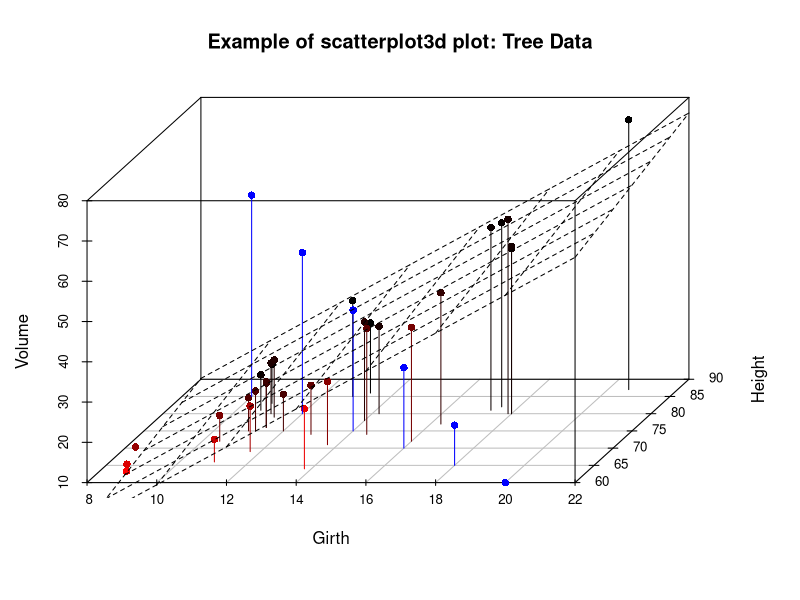
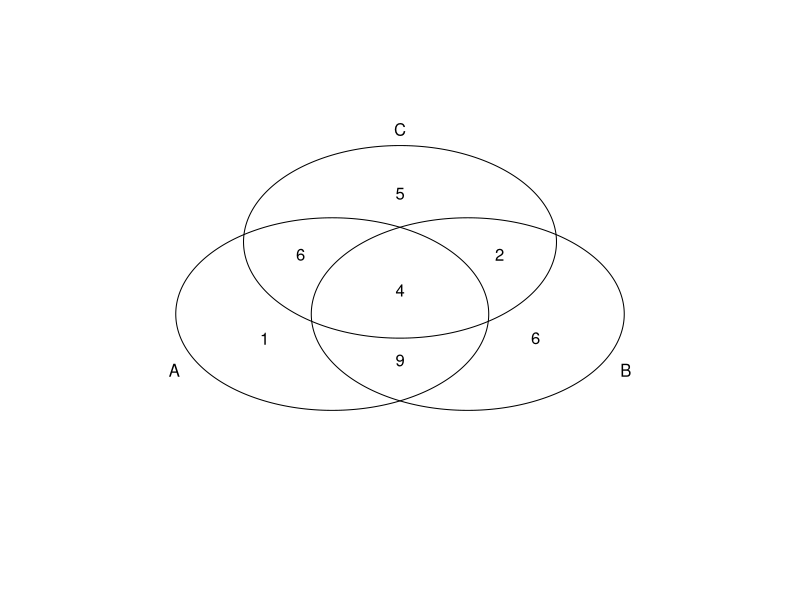
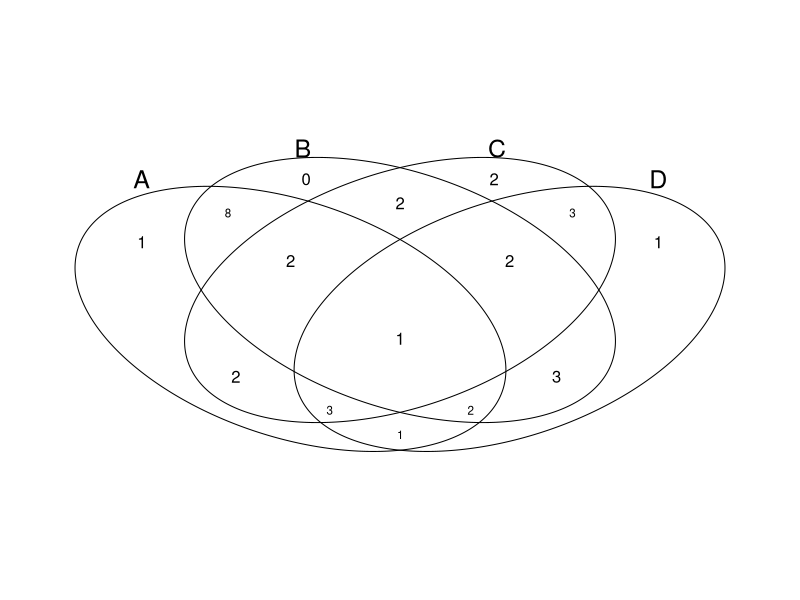
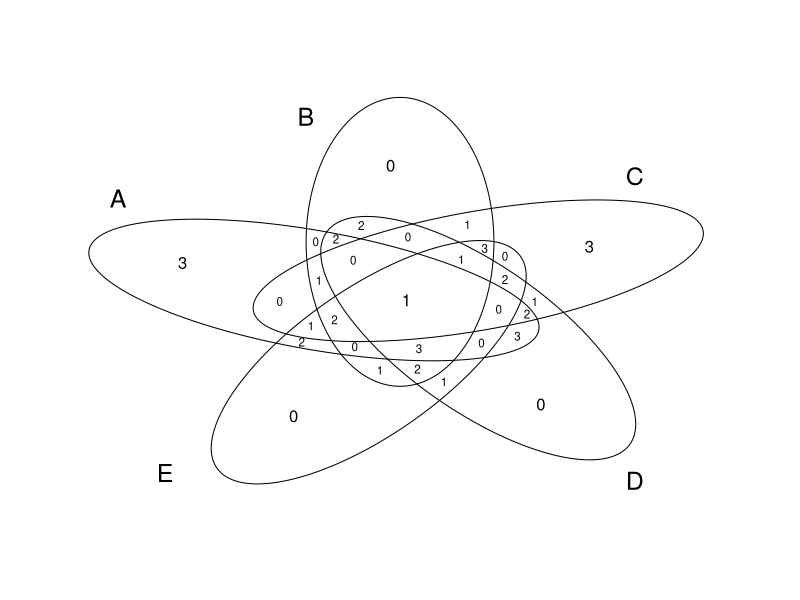
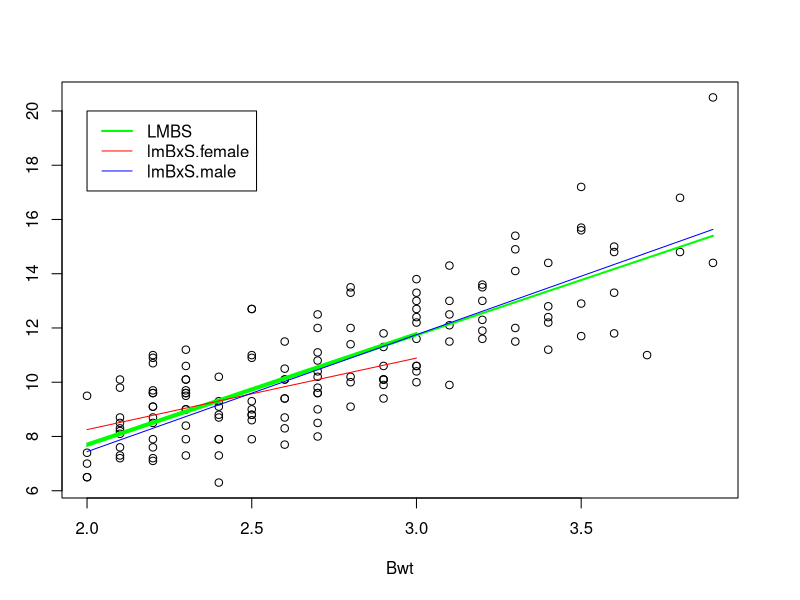
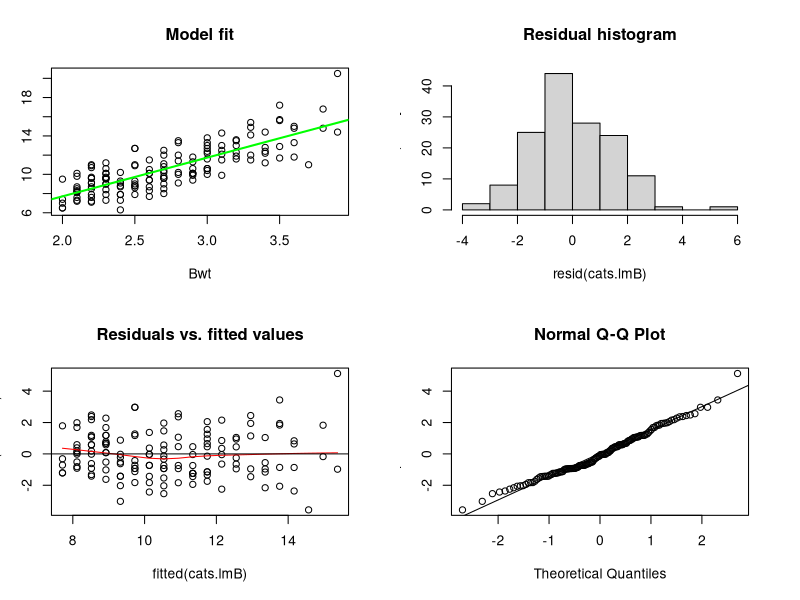
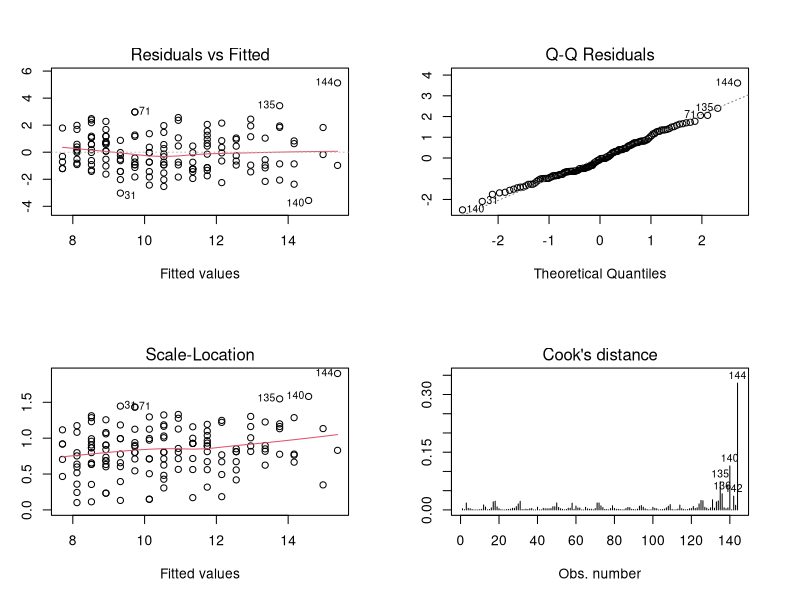
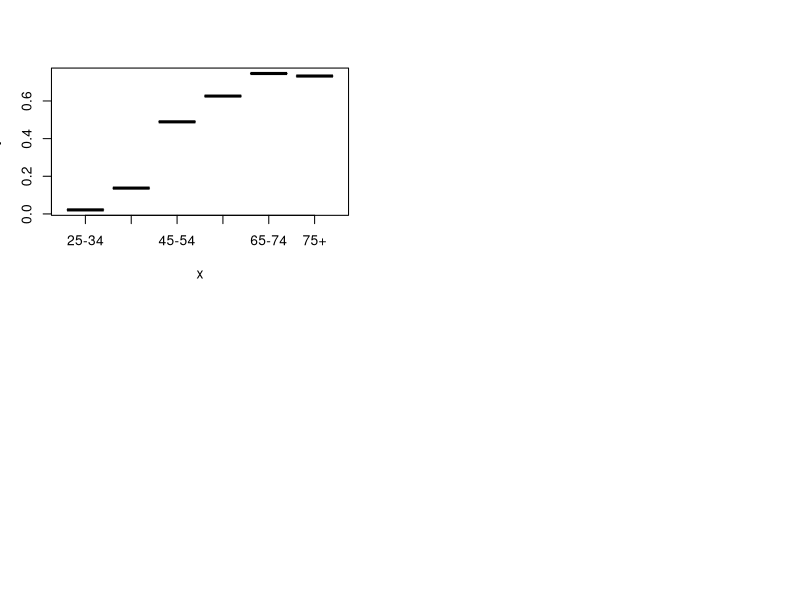

Reproduce these figures in R, in order.
### R code from vignette source 'C:/Users/aedin/Dropbox/Talks/Bio503/winter2012/L4/Lecture4.Rnw'
### Encoding: ISO8859-1

###################################################
### code chunk number 1: dev.copy png (eval = FALSE)
###################################################
## plot(1:10, col="red", pch=19)
## dev.copy(png, file="test.png")
## dev.off()


###################################################
### code chunk number 2: dev.copy pdf (eval = FALSE)
###################################################
## plot(1:10, col="red", pch=19)
## dev.copy(pdf, file="test.pdf")
## dev.off()


###################################################
### code chunk number 3: Create pdf (eval = FALSE)
###################################################
## pdf(file="myplot.pdf")
## plot(1:10, col="blue", xlab="X axis", ylab="Y axis")
## dev.off()  


###################################################
### code chunk number 4: scatterplot3d
###################################################
require(scatterplot3d)
data(trees)
trees[1:2,]
s3d <- scatterplot3d(trees, type="h", highlight.3d=TRUE, 
                    angle=55, scale.y=0.7, pch=16, 
                    main="Example of scatterplot3d plot: Tree Data")

# Now adding some points to the "scatterplot3d"
s3d$points3d(seq(10,20,2), seq(85,60,-5), 
            seq(60,10,-10),  col="blue", 
            type="h", pch=16)        

# Now adding a regression plane to the "scatterplot3d"
attach(trees)
my.lm <- lm(Volume ~ Girth + Height)
s3d$plane3d(my.lm)
detach(trees)


###################################################
### code chunk number 5: venn (eval = FALSE)
###################################################
## install.package(gtools)
## install.package(gplots)


###################################################
### code chunk number 6: venn
###################################################
library(gplots)
n=20
for (i in 3:5) {
    myList<-lapply(1:i, sample, x=LETTERS, size=n)
    print(paste("Plotting venn of", length(myList), "sets"))
    venn(myList)
   }


###################################################
### code chunk number 7: Example_t.test
###################################################
data(ChickWeight)
ChickWeight[1:2,]
t.test(ChickWeight[,1], mu=100)


###################################################
### code chunk number 8: Example_two_sample_t.test
###################################################
t.test(ChickWeight$weight[ChickWeight$Diet=="1"], 
      ChickWeight$weight[ChickWeight$Diet=="2"])
t.test(weight~Diet, data=ChickWeight, subset=Diet%in%c("1","2"))


###################################################
### code chunk number 9: Pairwise t
###################################################
pairwise.t.test(ChickWeight$weight, ChickWeight$Diet, p.adjust.method="bonferroni")


###################################################
### code chunk number 10: Example lm
###################################################
lmDiet<-lm(weight~Diet, data=ChickWeight)
lmDiet
summary(lmDiet)
anova(lmDiet)


###################################################
### code chunk number 11: aov
###################################################
aov(weight~Diet, data=ChickWeight)


###################################################
### code chunk number 12: More lm
###################################################
lmDiet<-lm(weight~Diet+Time, data=ChickWeight)
summary(lmDiet)
anova(lmDiet)


###################################################
### code chunk number 13: contable
###################################################
## load library
library(vcd)

## load data
attach(Arthritis)

## check the variables of interest
is.factor(Arthritis$Treatment)
print(levels(Arthritis$Treatment))
is.factor(Arthritis$Improved)
print(levels(Arthritis$Improved))

## build the contingency table
tab <- table(Arthritis$Treatment, Arthritis$Improved)
print(tab)

## compute statistics
res <- assocstats(tab)
print(res)
detach(Arthritis)


###################################################
### code chunk number 14: stres
###################################################
str(res)


###################################################
### code chunk number 15: assocstatsres
###################################################
## Pearson chi squared test
print(res$chisq_tests[2, ])

## Cramer's V statistic
print(res$cramer)


###################################################
### code chunk number 16: kappa
###################################################
## two random classification
set.seed(12345)
c1 <- sample(0:1, 100, replace=TRUE)
c2 <- sample(0:1, 100, replace=TRUE)
tab <- table("C1"=c1, "C2"=c2)
Kappa(x=tab, weights=matrix(rep(1,4),ncol=2))


###################################################
### code chunk number 17: agreement
###################################################
agr <- sum(diag(tab)) / sum(tab)
cat(sprintf("Agreement: %.2g%%\n",agr))


###################################################
### code chunk number 18: Example Linear Regression
###################################################
library(MASS)
help("cats")
str(cats)
cats.lmB <- lm(Hwt~Bwt, data=cats)
cats.lmS <- lm(Hwt~Sex, data=cats)
cats.lmBS <- lm(Hwt~Bwt + Sex, data=cats)
cats.lmBxS <- lm(Hwt~Bwt*Sex, data=cats)
cats.lmB2 <- lm(Hwt~Bwt + I(Bwt^2), data=cats)


###################################################
### code chunk number 19: contrasts
###################################################
contr.treatment(n=3,base=2)
contr.sum(n=3)


###################################################
### code chunk number 20: regrorigin
###################################################
# What is the difference in output?
lm(Hwt~Sex, data=cats)
lm(Hwt~Sex-1, data=cats)


###################################################
### code chunk number 21: model.matrix (eval = FALSE)
###################################################
## mod1<-lm(Hwt~Sex, data=cats)
## model.matrix(mod1)
## mod1<-lm(Hwt~Sex-1, data=cats)
## model.matrix(mod1)


###################################################
### code chunk number 22: ExtractorFunctions
###################################################
attach(cats)
cats.lmBS <- lm(Hwt ~ Bwt + Sex, data=cats)
coef(cats.lmBS)
fit.catsBS <- fitted(cats.lmBS)


###################################################
### code chunk number 23: Extractor Functions:Sex Specific Fit
###################################################
cats.lmBxS <- lm(Hwt~Bwt*Sex, data=cats)
fit.catsBxS <- fitted(cats.lmBxS)


###################################################
### code chunk number 24: plotModel
###################################################
plot(Bwt, Hwt)
lines(Bwt, fit.catsBS, col='green', lwd=2) # OR
#abline(cats.lmBS, col='green', lwd=2)
lines(Bwt[Sex=='F'],fit.catsBxS[Sex=='F'], col='red')
lines(Bwt[Sex=='M'],fit.catsBxS[Sex=='M'], col='blue')
legend(x=2, y=20, legend=c("LMBS","lmBxS.female","lmBxS.male"), col=c("green","red","blue"), lwd=c(2,1,1))


###################################################
### code chunk number 25: Extractor Functions:Prediction
###################################################
predict(cats.lmBxS, data.frame(Bwt=seq(2,5,1), Sex='M'))
detach(cats)


###################################################
### code chunk number 26: Redidual Variance
###################################################
var.catsB <- deviance(cats.lmB)/df.residual(cats.lmB)  # direct calculation
var.catsB <- summary(cats.lmB)$sigma^2


###################################################
### code chunk number 27: fit (eval = FALSE)
###################################################
## attach(cats)
## plot(Bwt, Hwt, main="Model fit")
## abline(cats.lmB, col='green', lwd=2)


###################################################
### code chunk number 28: hist (eval = FALSE)
###################################################
## hist(resid(cats.lmB), main="Residual histogram")


###################################################
### code chunk number 29: residuals v fitted (eval = FALSE)
###################################################
## plot(fitted(cats.lmB), resid(cats.lmB), main="Residuals vs. fitted values")
## lines(lowess(fitted(cats.lmB),resid(cats.lmB)), col='red')
## abline(h=0)


###################################################
### code chunk number 30: qq-plot (eval = FALSE)
###################################################
## qqnorm(resid(cats.lmB))
## qqline(resid(cats.lmB))
## detach()


###################################################
### code chunk number 31: dofitPlot
###################################################
attach(cats)
par(mfrow=c(2,2))
plot(Bwt, Hwt, main="Model fit")
abline(cats.lmB, col='green', lwd=2)

hist(resid(cats.lmB), main="Residual histogram")

plot(fitted(cats.lmB), resid(cats.lmB), main="Residuals vs. fitted values")
lines(lowess(fitted(cats.lmB),resid(cats.lmB)), col='red')
abline(h=0)

qqnorm(resid(cats.lmB))
qqline(resid(cats.lmB))
detach()


###################################################
### code chunk number 32: plotResultslm
###################################################
par(mfrow=c(2,2))
plot(cats.lmB, which=1:4, id.n=5)


###################################################
### code chunk number 33: anova
###################################################
anova(cats.lmB, cats.lmBS)
anova(cats.lmB, cats.lmBxS)
anova(cats.lmB, cats.lmBS, cats.lmBxS)


###################################################
### code chunk number 34: mtcars example
###################################################
help("mtcars")
cars.lm <- lm(mpg ~ hp + wt, data=mtcars)
cars.lm2 <- update(cars.lm, . ~ . + disp)
#cars.lms <- update(cars.lm2, sqrt(.) ~ .)


###################################################
### code chunk number 35: mtcars anova
###################################################
#anova(cars.lm, cars.lm2, cars.lms)
anova(cars.lm, cars.lm2)


###################################################
### code chunk number 36: crossval
###################################################
nfold <- 10
## nr is the number of observations
nr <- nrow(mtcars)
## nfold is the number of folds in the cross-validation
if(nfold > 1) k <- floor(nr/nfold) else {
	k <- 1
	nfold <- nr
}
smpl <- sample(nr)
mse.big <- mse.small <- NULL
    
for (i in 1:nfold) {
        if (i == nfold) s.ix <- smpl[c(((i - 1) * k + 1):nr)] else s.ix <- smpl[c(((i - 1) * k + 1):(i * k))]
	## fit the model
	mm.big <- lm(mpg ~ ., data=mtcars[-s.ix, , drop=FALSE])
	mm.small <- lm(mpg ~ wt, data=mtcars[-s.ix, , drop=FALSE]) 
	## assess the performance of the model
	pp.big <- predict(object=mm.big, newdata=mtcars[s.ix, !is.element(colnames(mtcars), "mpg")])
	pp.small <- predict(object=mm.small, newdata=mtcars[s.ix, !is.element(colnames(mtcars), "mpg")])
	## compute mean squared error (MSE)
	mse.big <- c(mse.big, sqrt(mean((mtcars[s.ix, "mpg"] - pp.big)^2)))
	mse.small <- c(mse.small, sqrt(mean((mtcars[s.ix, "mpg"] - pp.small)^2)))
}
names(mse.big) <- names(mse.small) <- paste("fold", 1:nfold, sep=".")

## compare the performance of the big and small models using a Wilcoxon Rank Sum test
wilcox.test(mse.big, mse.small, paired=TRUE, alternative="less")


###################################################
### code chunk number 37: chicks lm
###################################################
attach(ChickWeight)
time.wgt <- tapply(weight,Time, var)
time.wgt.rep <- as.numeric(time.wgt[match(Time,as.numeric(names(time.wgt)))])
detach(2)
Chick.anl <- data.frame(ChickWeight, time.wgt.rep=time.wgt.rep)
chick.lm.wgt <- lm(weight~Time,
                  data=Chick.anl,
                  weight=1/time.wgt.rep)
chick.lm.T0 <- lm(weight~Time,
                  data=Chick.anl,
                  subset=(Time==0))


###################################################
### code chunk number 38: glm
###################################################
summary(esoph)


###################################################
### code chunk number 39: glm1
###################################################
eso.age <- glm(cbind(ncases, ncontrols) ~ agegp,
                  data = esoph, family = binomial())


###################################################
### code chunk number 40: glm-oneway (eval = FALSE)
###################################################
## eso.base <- glm(cbind(ncases, ncontrols) ~ agegp + tobgp + alcgp,
##                   data = esoph, family = binomial())


###################################################
### code chunk number 41: glm2 (eval = FALSE)
###################################################
## eso.base <- update(eso.age, .~ . + tobgp + alcgp)
## 
## eso.TA <- glm(cbind(ncases, ncontrols) ~ agegp + tobgp*alcgp,
##                   data = esoph, family = binomial())
## eso.2way <- glm(cbind(ncases, ncontrols) ~ (agegp + tobgp + alcgp)^2,
##                   data = esoph, family = binomial())


###################################################
### code chunk number 42: glm Step
###################################################
eso.base <- glm(cbind(ncases, ncontrols) ~ agegp + tobgp + alcgp,
                  data = esoph, family = binomial())
eso.stp <- stepAIC(eso.age,
          scope=list(upper= ~ agegp + tobgp + alcgp, lower = ~ 1),
          test='Chisq')


###################################################
### code chunk number 43: glmPlotfitted
###################################################
attach(esoph)
eso.pred.age <- predict.glm(eso.base,
                 data.frame(agegp=agegp,
                            tobgp=rep('30+', 88),
                            alcgp=rep('40-79', 88)),
                           type="response")
plot(agegp, eso.pred.age)
detach(esoph)


###################################################
### code chunk number 44: glmPlotRes
###################################################
opar <- par(mfrow=c(2,2))
for (i in c('deviance', 'working', 'pearson', 'response'))
 plot(resid(eso.base, type=i), ylab=i, pch=19, col="red")
mtext('Different types of residuals',line=-2, outer=T, cex=1.2)
par(opar)


###################################################
### code chunk number 45: glmPoisson (eval = FALSE)
###################################################
## ins.pois <- glm(Claims ~ District + Group + Age + offset(log(Holders)),
##         data = Insurance, family = poisson)
## summary(ins.pois)


###################################################
### code chunk number 46: loadlibrary
###################################################
search()
library(survival)


###################################################
### code chunk number 47: surv
###################################################
data(leukemia)
head(leukemia)
?Surv
mysurv <- Surv(leukemia$time, leukemia$status)
head(mysurv)


###################################################
### code chunk number 48: survival
###################################################
leuk.km <- survfit(Surv(time, status) ~ x, data=leukemia)
plot(leuk.km, lty=1, col=c("darkblue","darkred"))
legend(100, 1, legend=c('Maintain', 'Non-main'), lty=1:2, col=c("darkblue","darkred"))


###################################################
### code chunk number 49: Survival_conf
###################################################
leuk.km2 <- survfit(Surv(time, status) ~ x,
                   data=leukemia,
                   conf.type='log-log')
summary(leuk.km2)
plot(leuk.km2, mark.time=FALSE, conf.int=TRUE, lty=1, col=c("darkblue","darkred"))
legend(100, 1, legend=c('Maintain', 'Non-main'), lty=1:2, col=c("darkblue","darkred"))


###################################################
### code chunk number 50: survivalTest
###################################################
survdiff(Surv(time, status) ~ x,
                   data=leukemia)


###################################################
### code chunk number 51: CoxProp
###################################################
leuk.ph <- coxph(Surv(time, status) ~ x, data=leukemia)
summary(leuk.ph)
#plot(leuk.km2, mark.time=F, lty=1:2)
#lines(survfit(leuk.ph), lty=1:2, lwd=2)
